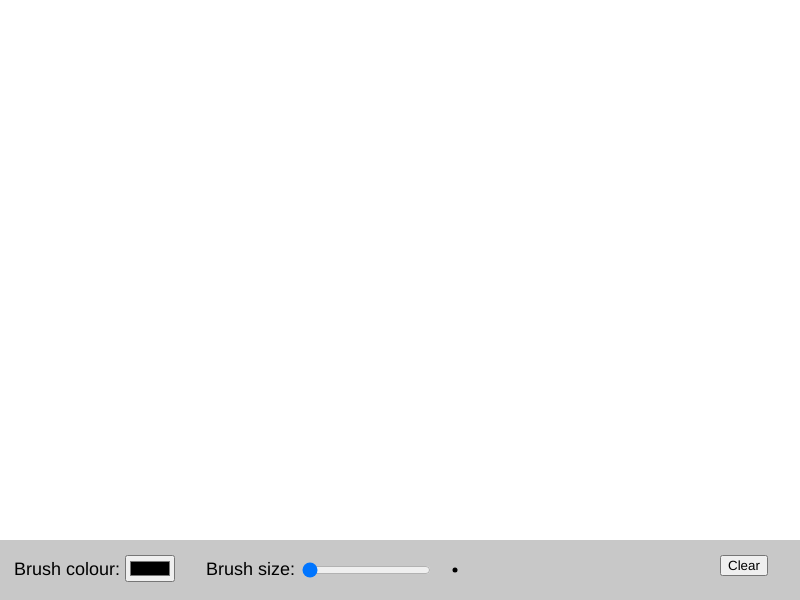
Frame 1 (no input)
Frame 60 (no input): identical to frame 1, image omitted
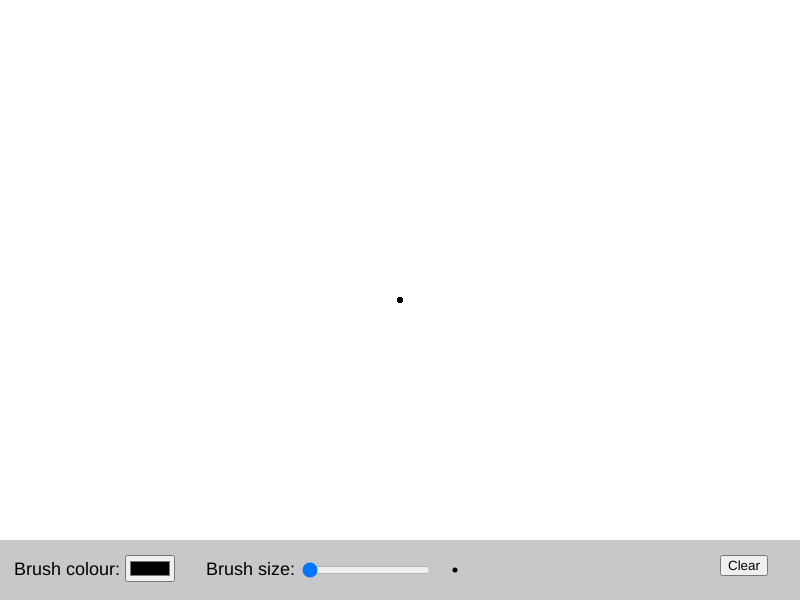
Frame 120 (the mouse pressed at the canvas centre since frame 60)

The p5.js sketch that drew these frames (run headless with seeded random() and noise() and a simulated clock; from frame 60 on, the mouse is pressed at the canvas centre):

// p5.js sketch
// ── sketch.js
let fillPicker, brushSize, clearBtn;

function setup() {
    createCanvas(800, 600);
    const container = select("main");
    setupColourPicker(container);
    setupBrushSize(container);
    setupClearButton(container);
    
    textAlign(RIGHT, CENTER);
    textSize(18);
    noStroke();
    background(255);
}

function draw() {
    if (mouseIsPressed) {
        fill(fillPicker.value());
        circle(mouseX, mouseY, brushSize.value());
    }
    drawControls();
}

/**
 * Draw the control panel at the bottom of the canvas. Note: the input controls themselves 
 * are drawn independently of the canvas when they are created. This function draws the 
 * background of the control panel and adds the text.
 */
function drawControls() {
    fill(200);
    rect(0, height - 60, width, 60);
    fill(0);
    text("Brush colour: ", 125, height - 30);
    text("Brush size: ", 300, height - 30);
    // Show a preview of the brush
    fill(fillPicker.value());
    circle(455, height - 30, brushSize.value());
}

/**
 * Creates and configures the brush colour picker.
 * @param {Element} main The <main> HTML element
 */
function setupColourPicker(main) {
    fillPicker = createColorPicker();
    fillPicker.parent(main);
    fillPicker.position(125, height - 45);
}

/**
 * Creates and configures the brush size slider.
 * @param {Element} main The <main> HTML element
 */
function setupBrushSize(main) {
    brushSize = createSlider(5, 50, 5);
    brushSize.parent(main);
    brushSize.position(300, height - 40);
}

/**
 * Creates and configures the clear button.
 * @param {Element} main The <main> HTML element
 */
function setupClearButton(main) {
    clearBtn = createButton("Clear");
    clearBtn.parent(main);
    clearBtn.position(720, height - 45);
    /* New syntax! The argument passed to mouseClicked is called an arrow function. 
    When the button is clicked, it will run the statement after the arrow =>
    */
    clearBtn.mouseClicked(() => background(255));
}
// ── exercise1-3.html
<!DOCTYPE html>
<html lang="en">
  <head>
    <meta charset="utf-8" />
    <meta name="viewport" content="width=device-width, initial-scale=1.0">

    <title>PDM1 - W7P1 - Exercise 1.3</title>

    <link href="https://cdn.jsdelivr.net/npm/bootstrap@5.3.1/dist/css/bootstrap.min.css" rel="stylesheet" integrity="sha384-4bw+/aepP/YC94hEpVNVgiZdgIC5+VKNBQNGCHeKRQN+PtmoHDEXuppvnDJzQIu9" crossorigin="anonymous">
    <link rel="stylesheet" type="text/css" href="./lib/main-styles.css">
    <script src="https://cdn.jsdelivr.net/npm/bootstrap@5.3.1/dist/js/bootstrap.bundle.min.js" integrity="sha384-HwwvtgBNo3bZJJLYd8oVXjrBZt8cqVSpeBNS5n7C8IVInixGAoxmnlMuBnhbgrkm" crossorigin="anonymous"></script>
    <script src="./lib/libraries/p5.min.js"></script>
  </head>

  <body>
    <h1>Exercise 1.3 - Solution</h1>
    <script src="sketch.js"></script>
  </body>
</html>
